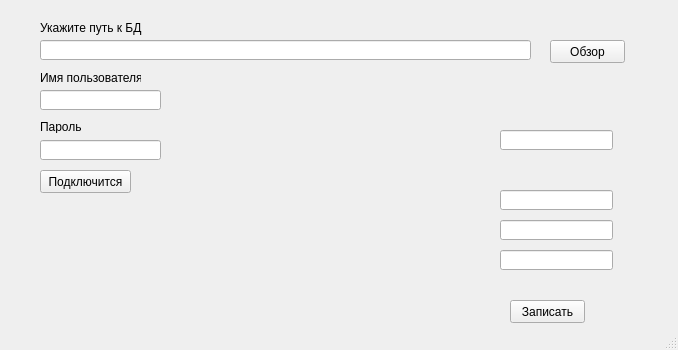
<?xml version="1.0" encoding="UTF-8"?>
<ui version="4.0">
 <class>MainWindow</class>
 <widget class="QMainWindow" name="MainWindow">
  <property name="geometry">
   <rect>
    <x>0</x>
    <y>0</y>
    <width>678</width>
    <height>350</height>
   </rect>
  </property>
  <property name="windowTitle">
   <string>MainWindow</string>
  </property>
  <widget class="QWidget" name="centralwidget">
   <widget class="QPushButton" name="obzor">
    <property name="geometry">
     <rect>
      <x>550</x>
      <y>40</y>
      <width>75</width>
      <height>23</height>
     </rect>
    </property>
    <property name="text">
     <string>Обзор</string>
    </property>
   </widget>
   <widget class="QLabel" name="label">
    <property name="geometry">
     <rect>
      <x>40</x>
      <y>20</y>
      <width>131</width>
      <height>16</height>
     </rect>
    </property>
    <property name="text">
     <string>Укажите путь к БД</string>
    </property>
   </widget>
   <widget class="QLineEdit" name="lineEdit">
    <property name="geometry">
     <rect>
      <x>40</x>
      <y>40</y>
      <width>491</width>
      <height>20</height>
     </rect>
    </property>
   </widget>
   <widget class="QLabel" name="label_2">
    <property name="geometry">
     <rect>
      <x>40</x>
      <y>70</y>
      <width>101</width>
      <height>16</height>
     </rect>
    </property>
    <property name="text">
     <string>Имя пользователя</string>
    </property>
   </widget>
   <widget class="QLineEdit" name="login">
    <property name="geometry">
     <rect>
      <x>40</x>
      <y>90</y>
      <width>121</width>
      <height>20</height>
     </rect>
    </property>
   </widget>
   <widget class="QLabel" name="label_3">
    <property name="geometry">
     <rect>
      <x>40</x>
      <y>120</y>
      <width>47</width>
      <height>13</height>
     </rect>
    </property>
    <property name="text">
     <string>Пароль</string>
    </property>
   </widget>
   <widget class="QLineEdit" name="password">
    <property name="geometry">
     <rect>
      <x>40</x>
      <y>140</y>
      <width>121</width>
      <height>20</height>
     </rect>
    </property>
   </widget>
   <widget class="QPushButton" name="connect">
    <property name="geometry">
     <rect>
      <x>40</x>
      <y>170</y>
      <width>91</width>
      <height>23</height>
     </rect>
    </property>
    <property name="text">
     <string>Подключится</string>
    </property>
   </widget>
   <widget class="QLineEdit" name="document">
    <property name="geometry">
     <rect>
      <x>500</x>
      <y>130</y>
      <width>113</width>
      <height>20</height>
     </rect>
    </property>
   </widget>
   <widget class="QLineEdit" name="Data">
    <property name="geometry">
     <rect>
      <x>500</x>
      <y>190</y>
      <width>113</width>
      <height>20</height>
     </rect>
    </property>
   </widget>
   <widget class="QLineEdit" name="StartStr">
    <property name="geometry">
     <rect>
      <x>500</x>
      <y>220</y>
      <width>113</width>
      <height>20</height>
     </rect>
    </property>
   </widget>
   <widget class="QLineEdit" name="EndStr">
    <property name="geometry">
     <rect>
      <x>500</x>
      <y>250</y>
      <width>113</width>
      <height>20</height>
     </rect>
    </property>
   </widget>
   <widget class="QPushButton" name="writeDoc">
    <property name="geometry">
     <rect>
      <x>510</x>
      <y>300</y>
      <width>75</width>
      <height>23</height>
     </rect>
    </property>
    <property name="text">
     <string>Записать</string>
    </property>
   </widget>
  </widget>
  <widget class="QStatusBar" name="statusbar"/>
 </widget>
 <resources/>
 <connections/>
</ui>
